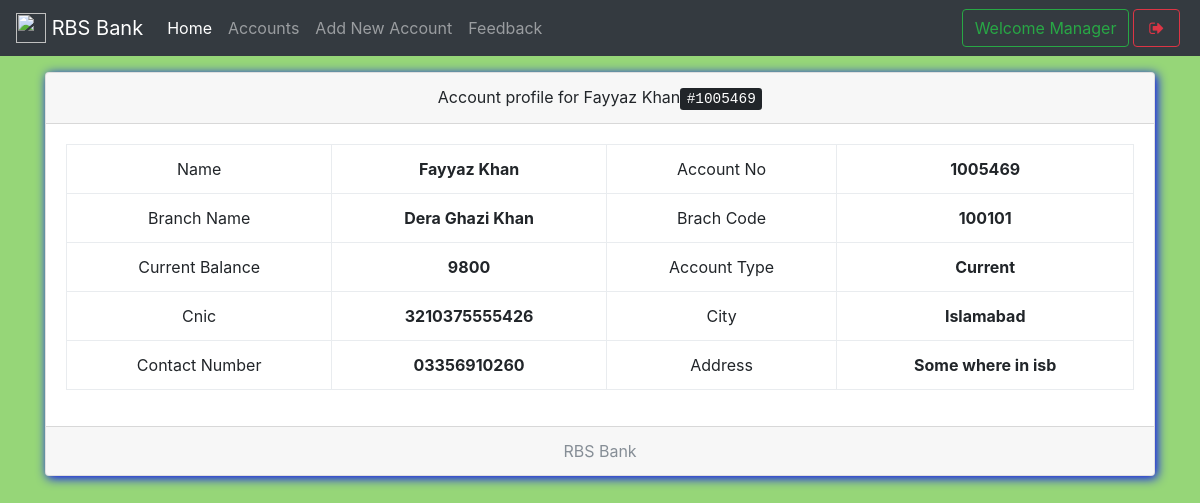
The app's page /show.php?id=1 (signed in) with its own data.
### tables this page shows
CREATE TABLE `useraccounts` (
  `id` int(11) NOT NULL,
  `email` text NOT NULL,
  `password` text NOT NULL,
  `name` varchar(111) NOT NULL,
  `balance` varchar(111) NOT NULL,
  `cnic` varchar(111) NOT NULL,
  `number` varchar(111) NOT NULL,
  `city` varchar(111) NOT NULL,
  `address` varchar(111) NOT NULL,
  `source` varchar(111) NOT NULL,
  `accountNo` varchar(111) NOT NULL,
  `branch` varchar(111) NOT NULL,
  `accountType` varchar(111) NOT NULL,
  `date` timestamp NOT NULL DEFAULT CURRENT_TIMESTAMP
);

CREATE TABLE `branch` (
  `branchId` int(11) NOT NULL,
  `branchNo` varchar(111) NOT NULL,
  `branchName` varchar(111) NOT NULL
);

### show.php (the view, shortened to what this page needs)
<!DOCTYPE html>
<html>
<head>
  <?php require 'assets/autoloader.php'; ?>
  <?php require 'assets/function.php'; ?>
</head>
<body style="background:#96D678;background-size: 100%">
<nav class="navbar navbar-expand-lg navbar-dark bg-dark fixed-top">
 <a class="navbar-brand" href="#">
    <img src="images/logo.png" width="30" height="30" class="d-inline-block align-top" alt="">
   <?php echo bankName; ?>
  </a>
  <div class="collapse navbar-collapse" id="navbarSupportedContent">
    <ul class="navbar-nav mr-auto">
      <li class="nav-item ">
        <a class="nav-link active" href="mindex.php">Home <span class="sr-only">(current)</span></a>
      </li>
      <li class="nav-item ">  <a class="nav-link" href="maccounts.php">Accounts</a></li>
      <li class="nav-item ">  <a class="nav-link" href="maddnew.php">Add New Account</a></li>
      <li class="nav-item ">  <a class="nav-link" href="mfeedback.php">Feedback</a></li>
    </ul>
    <?php include 'msideButton.php'; ?>
  </div>
</nav><br><br><br>
<?php
  $array = $con->query("select * from useraccounts,branch where useraccounts.id = '$_GET[id]' AND useraccounts.branch = branch.branchId");
  $row = $array->fetch_assoc();
 ?>
<div class="container">
<div class="card w-100 text-center shadowBlue">
  <div class="card-header">
    Account profile for <?php echo $row['name'];echo "<kbd>#";echo $row['accountNo'];echo "</kbd>"; ?>
  </div>
  <div class="card-body">
    <table class="table table-bordered">
      <tbody>
        <tr>
          <td>Name</td>
          <th><?php echo $row['name'] ?></th>
          <td>Account No</td>
          <th><?php echo $row['accountNo'] ?></th>
        </tr><tr>
          <td>Branch Name</td>
          <th><?php echo $row['branchName'] ?></th>
          <td>Brach Code</td>
          <th><?php echo $row['branchNo'] ?></th>
        </tr><tr>
          <td>Current Balance</td>
          <th><?php echo $row['balance'] ?></th>
          <td>Account Type</td>
          <th><?php echo $row['accountType'] ?></th>
        </tr><tr>
          <td>Cnic</td>
          <th><?php echo $row['cnic'] ?></th>
          <td>City</td>
          <th><?php echo $row['city'] ?></th>
        </tr><tr>
          <td>Contact Number</td>
          <th><?php echo $row['number'] ?></th>
          <td>Address</td>
          <th><?php echo $row['address'] ?></th>
        </tr>
      </tbody>
    </table>
  </div>
  <div class="card-footer text-muted">
    <?php echo bankName; ?>
  </div>
</div>
</body>
</html>

### css/custom.css (style rules this page uses)
.shadowBlue { box-shadow: 2px 2px 11px blue }

### records on screen
useraccounts: name "Fayyaz Khan", accountNo "1005469", branch.branchName "Dera Ghazi Khan", branch.branchNo "100101", balance "9800", accountType "Current", cnic "3210375555426", city "Islamabad", number "03356910260", address "Some where in isb"

### other values on screen
bankName "RBS Bank"
